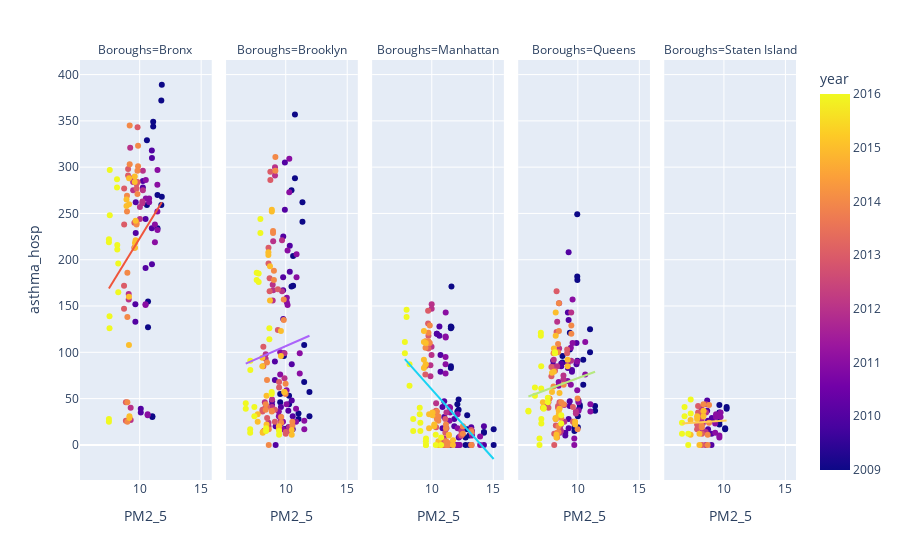

Source (notebook cell):
### Code cell
fig = px.scatter(sorted_df, x="PM2_5", y="asthma_hosp", color="year",trendline="ols", facet_col="Boroughs")
fig.show()

### Figure 1 — Plotly figure (JSON) as saved in the notebook; plotly's stock layout.template omitted (floating-point values rounded to 4 significant figures; data arrays with more than 128 entries replaced by an {"elided": "..."} marker saying what was removed)
{"data": [{"hovertemplate": "Boroughs=Bronx<br>PM2_5=%{x}<br>asthma_hosp=%{y}<br>year=%{marker.color}<extra></extra>", "legendgroup": "", "marker": {"color": [2009, 2009, 2009, 2009, 2009, 2009, 2009, 2009, 2009, 2009, 2009, 2009, 2009, 2009, 2010, 2010, 2010, 2010, 2010, 2010, 2010, 2010, 2010, 2010, 2010, 2010, 2010, 2010, 2011, 2011, 2011, 2011, 2011, 2011, 2011, 2011, 2011, 2011, 2011, 2011, 2011, 2011, 2012, 2012, 2012, 2012, 2012, 2012, 2012, 2012, 2012, 2012, 2012, 2012, 2012, 2012, 2013, 2013, 2013, 2013, 2013, 2013, 2013, 2013, 2013, 2013, 2013, 2013, 2013, 2013, 2014, 2014, 2014, 2014, 2014, 2014, 2014, 2014, 2014, 2014, 2014, 2014, 2014, 2014, 2015, 2015, 2015, 2015, 2015, 2015, 2015, 2015, 2015, 2015, 2015, 2015, 2015, 2015, 2016, 2016, 2016, 2016, 2016, 2016, 2016, 2016, 2016, 2016, 2016, 2016, 2016, 2016], "coloraxis": "coloraxis", "symbol": "circle"}, "mode": "markers", "name": "", "orientation": "v", "showlegend": false, "type": "scatter", "x": [11.03, 11.03, 10.68, 10.68, 11.1, 11.1, 10.59, 10.59, 11.76, 11.76, 11.8, 11.8, 11.45, 11.45, 10.09, 10.09, 9.65, 9.65, 10.26, 10.26, 9.68, 9.68, 10.99, 10.99, 11, 11, 10.48, 10.48, 10.65, 10.65, 10.48, 10.48, 10.77, 10.77, 10.5, 10.5, 11.45, 11.45, 11.44, 11.44, 11.24, 11.24, 9.27, 9.27, 9.11, 9.11, 9.47, 9.47, 9.23, 9.23, 10.22, 10.22, 10.26, 10.26, 10.02, 10.02, 8.88, 8.88, 8.73, 8.73, 9.06, 9.06, 8.74, 8.74, 9.75, 9.75, 9.83, 9.83, 9.57, 9.57, 9, 9, 9, 9, 9.19, 9.19, 8.97, 8.97, 9.82, 9.82, 9.87, 9.87, 9.75, 9.75, 9.17, 9.17, 9.13, 9.13, 9.14, 9.14, 8.93, 8.93, 9.67, 9.67, 9.6, 9.6, 9.62, 9.62, 7.5, 7.5, 7.55, 7.55, 7.57, 7.57, 7.5, 7.5, 8.18, 8.18, 8.16, 8.16, 8.26, 8.26], "xaxis": "x", "y": [30, 31, 155, 127, 349, 344, 329, 259, 372, 259, 389, 268, 270, 234, 39, 35, 152, 133, 285, 278, 262, 229, 318, 234, 310, 195, 244, 191, 33, 32, 152, 151, 262, 266, 286, 266, 297, 232, 281, 252, 238, 219, 40, 27, 163, 157, 275, 284, 321, 288, 261, 263, 296, 275, 244, 257, 26, 46, 147, 172, 291, 298, 277, 238, 277, 282, 343, 284, 213, 240, 25, 46, 138, 186, 303, 345, 269, 252, 271, 296, 323, 301, 240, 238, 31, 29, 108, 160, 260, 288, 258, 265, 242, 221, 290, 284, 218, 213, 25, 28, 126, 139, 248, 297, 219, 222, 216, 211, 287, 278, 196, 165], "yaxis": "y"}, {"hovertemplate": "<b>OLS trendline</b><br>asthma_hosp = 21.6301 * PM2_5 + 6.79815<br>R<sup>2</sup>=0.064278<br><br>Boroughs=Bronx<br>PM2_5=%{x}<br>asthma_hosp=%{y} <b>(trend)</b><extra></extra>", "legendgroup": "", "marker": {"symbol": "circle"}, "mode": "lines", "name": "", "showlegend": false, "type": "scatter", "x": [7.5, 7.5, 7.5, 7.5, 7.55, 7.55, 7.57, 7.57, 8.16, 8.16, 8.18, 8.18, 8.26, 8.26, 8.73, 8.73, 8.74, 8.74, 8.88, 8.88, 8.93, 8.93, 8.97, 8.97, 9, 9, 9, 9, 9.06, 9.06, 9.11, 9.11, 9.13, 9.13, 9.14, 9.14, 9.17, 9.17, 9.19, 9.19, 9.23, 9.23, 9.27, 9.27, 9.47, 9.47, 9.57, 9.57, 9.6, 9.6, 9.62, 9.62, 9.65, 9.65, 9.67, 9.67, 9.68, 9.68, 9.75, 9.75, 9.75, 9.75, 9.82, 9.82, 9.83, 9.83, 9.87, 9.87, 10.02, 10.02, 10.09, 10.09, 10.22, 10.22, 10.26, 10.26, 10.26, 10.26, 10.48, 10.48, 10.48, 10.48, 10.5, 10.5, 10.59, 10.59, 10.65, 10.65, 10.68, 10.68, 10.77, 10.77, 10.99, 10.99, 11, 11, 11.03, 11.03, 11.1, 11.1, 11.24, 11.24, 11.44, 11.44, 11.45, 11.45, 11.45, 11.45, 11.76, 11.76, 11.8, 11.8], "xaxis": "x", "y": [169.0, 169.0, 169.0, 169.0, 170.1, 170.1, 170.5, 170.5, 183.3, 183.3, 183.7, 183.7, 185.5, 185.5, 195.6, 195.6, 195.8, 195.8, 198.9, 198.9, 200.0, 200.0, 200.8, 200.8, 201.5, 201.5, 201.5, 201.5, 202.8, 202.8, 203.8, 203.8, 204.3, 204.3, 204.5, 204.5, 205.1, 205.1, 205.6, 205.6, 206.4, 206.4, 207.3, 207.3, 211.6, 211.6, 213.8, 213.8, 214.4, 214.4, 214.9, 214.9, 215.5, 215.5, 216.0, 216.0, 216.2, 216.2, 217.7, 217.7, 217.7, 217.7, 219.2, 219.2, 219.4, 219.4, 220.3, 220.3, 223.5, 223.5, 225.0, 225.0, 227.9, 227.9, 228.7, 228.7, 228.7, 228.7, 233.5, 233.5, 233.5, 233.5, 233.9, 233.9, 235.9, 235.9, 237.2, 237.2, 237.8, 237.8, 239.8, 239.8, 244.5, 244.5, 244.7, 244.7, 245.4, 245.4, 246.9, 246.9, 249.9, 249.9, 254.2, 254.2, 254.5, 254.5, 254.5, 254.5, 261.2, 261.2, 262.0, 262.0], "yaxis": "y"}, {"hovertemplate": "Boroughs=Brooklyn<br>PM2_5=%{x}<br>asthma_hosp=%{y}<br>year=%{marker.color}<extra></extra>", "legendgroup": "", "marker": {"color": {"elided": "176 int values"}, "coloraxis": "coloraxis", "symbol": "circle"}, "mode": "markers", "name": "", "orientation": "v", "showlegend": false, "type": "scatter", "x": {"elided": "176 float values"}, "xaxis": "x2", "y": {"elided": "176 int values"}, "yaxis": "y2"}, {"hovertemplate": "<b>OLS trendline</b><br>asthma_hosp = 5.82295 * PM2_5 + 48.3987<br>R<sup>2</sup>=0.004907<br><br>Boroughs=Brooklyn<br>PM2_5=%{x}<br>asthma_hosp=%{y} <b>(trend)</b><extra></extra>", "legendgroup": "", "marker": {"symbol": "circle"}, "mode": "lines", "name": "", "showlegend": false, "type": "scatter", "x": {"elided": "176 float values"}, "xaxis": "x2", "y": {"elided": "176 float values"}, "yaxis": "y2"}, {"hovertemplate": "Boroughs=Manhattan<br>PM2_5=%{x}<br>asthma_hosp=%{y}<br>year=%{marker.color}<extra></extra>", "legendgroup": "", "marker": {"color": {"elided": "160 int values"}, "coloraxis": "coloraxis", "symbol": "circle"}, "mode": "markers", "name": "", "orientation": "v", "showlegend": false, "type": "scatter", "x": {"elided": "160 float values"}, "xaxis": "x3", "y": {"elided": "160 int values"}, "yaxis": "y3"}, {"hovertemplate": "<b>OLS trendline</b><br>asthma_hosp = -14.9354 * PM2_5 + 209.229<br>R<sup>2</sup>=0.224177<br><br>Boroughs=Manhattan<br>PM2_5=%{x}<br>asthma_hosp=%{y} <b>(trend)</b><extra></extra>", "legendgroup": "", "marker": {"symbol": "circle"}, "mode": "lines", "name": "", "showlegend": false, "type": "scatter", "x": {"elided": "160 float values"}, "xaxis": "x3", "y": {"elided": "160 float values"}, "yaxis": "y3"}, {"hovertemplate": "Boroughs=Queens<br>PM2_5=%{x}<br>asthma_hosp=%{y}<br>year=%{marker.color}<extra></extra>", "legendgroup": "", "marker": {"color": {"elided": "160 int values"}, "coloraxis": "coloraxis", "symbol": "circle"}, "mode": "markers", "name": "", "orientation": "v", "showlegend": false, "type": "scatter", "x": {"elided": "160 float values"}, "xaxis": "x4", "y": {"elided": "160 int values"}, "yaxis": "y4"}, {"hovertemplate": "<b>OLS trendline</b><br>asthma_hosp = 4.92719 * PM2_5 + 22.7576<br>R<sup>2</sup>=0.013800<br><br>Boroughs=Queens<br>PM2_5=%{x}<br>asthma_hosp=%{y} <b>(trend)</b><extra></extra>", "legendgroup": "", "marker": {"symbol": "circle"}, "mode": "lines", "name": "", "showlegend": false, "type": "scatter", "x": {"elided": "160 float values"}, "xaxis": "x4", "y": {"elided": "160 float values"}, "yaxis": "y4"}, {"hovertemplate": "Boroughs=Staten Island<br>PM2_5=%{x}<br>asthma_hosp=%{y}<br>year=%{marker.color}<extra></extra>", "legendgroup": "", "marker": {"color": [2009, 2009, 2009, 2009, 2009, 2009, 2009, 2009, 2010, 2010, 2010, 2010, 2010, 2010, 2010, 2010, 2011, 2011, 2011, 2011, 2011, 2011, 2011, 2011, 2012, 2012, 2012, 2012, 2012, 2012, 2012, 2012, 2013, 2013, 2013, 2013, 2013, 2013, 2013, 2013, 2014, 2014, 2014, 2014, 2014, 2014, 2014, 2014, 2015, 2015, 2015, 2015, 2015, 2015, 2015, 2015, 2016, 2016, 2016, 2016, 2016, 2016, 2016, 2016], "coloraxis": "coloraxis", "symbol": "circle"}, "mode": "markers", "name": "", "orientation": "v", "showlegend": false, "type": "scatter", "x": [10.22, 10.22, 9.63, 9.63, 10.1, 10.1, 9.63, 9.63, 9.02, 9.02, 8.64, 8.64, 8.99, 8.99, 8.71, 8.71, 9.73, 9.73, 9.36, 9.36, 9.63, 9.63, 9.29, 9.29, 8.55, 8.55, 8.18, 8.18, 8.52, 8.52, 8.28, 8.28, 8.27, 8.27, 7.9, 7.9, 8.22, 8.22, 7.82, 7.82, 8.79, 8.79, 8.34, 8.34, 8.68, 8.68, 8.2, 8.2, 8.34, 8.34, 7.82, 7.82, 8.01, 8.01, 7.29, 7.29, 7.3, 7.3, 6.8, 6.8, 7.1, 7.1, 6.59, 6.59], "xaxis": "x5", "y": [41, 39, 43, 35, 17, 18, 22, 25, 27, 29, 37, 48, 12, 0, 17, 26, 35, 30, 30, 33, 8, 10, 13, 23, 35, 44, 39, 26, 14, 0, 15, 23, 30, 34, 35, 42, 12, 0, 17, 22, 24, 43, 36, 44, 11, 0, 21, 19, 31, 37, 28, 31, 12, 0, 11, 27, 34, 49, 41, 31, 12, 0, 24, 12], "yaxis": "y5"}, {"hovertemplate": "<b>OLS trendline</b><br>asthma_hosp = 0.887432 * PM2_5 + 17.2082<br>R<sup>2</sup>=0.003726<br><br>Boroughs=Staten Island<br>PM2_5=%{x}<br>asthma_hosp=%{y} <b>(trend)</b><extra></extra>", "legendgroup": "", "marker": {"symbol": "circle"}, "mode": "lines", "name": "", "showlegend": false, "type": "scatter", "x": [6.59, 6.59, 6.8, 6.8, 7.1, 7.1, 7.29, 7.29, 7.3, 7.3, 7.82, 7.82, 7.82, 7.82, 7.9, 7.9, 8.01, 8.01, 8.18, 8.18, 8.2, 8.2, 8.22, 8.22, 8.27, 8.27, 8.28, 8.28, 8.34, 8.34, 8.34, 8.34, 8.52, 8.52, 8.55, 8.55, 8.64, 8.64, 8.68, 8.68, 8.71, 8.71, 8.79, 8.79, 8.99, 8.99, 9.02, 9.02, 9.29, 9.29, 9.36, 9.36, 9.63, 9.63, 9.63, 9.63, 9.63, 9.63, 9.73, 9.73, 10.1, 10.1, 10.22, 10.22], "xaxis": "x5", "y": [23.06, 23.06, 23.24, 23.24, 23.51, 23.51, 23.68, 23.68, 23.69, 23.69, 24.15, 24.15, 24.15, 24.15, 24.22, 24.22, 24.32, 24.32, 24.47, 24.47, 24.49, 24.49, 24.5, 24.5, 24.55, 24.55, 24.56, 24.56, 24.61, 24.61, 24.61, 24.61, 24.77, 24.77, 24.8, 24.8, 24.88, 24.88, 24.91, 24.91, 24.94, 24.94, 25.01, 25.01, 25.19, 25.19, 25.21, 25.21, 25.45, 25.45, 25.51, 25.51, 25.75, 25.75, 25.75, 25.75, 25.75, 25.75, 25.84, 25.84, 26.17, 26.17, 26.28, 26.28], "yaxis": "y5"}], "layout": {"annotations": [{"font": {}, "showarrow": false, "text": "Boroughs=Bronx", "x": 0.092, "xanchor": "center", "xref": "paper", "y": 1, "yanchor": "bottom", "yref": "paper"}, {"font": {}, "showarrow": false, "text": "Boroughs=Brooklyn", "x": 0.296, "xanchor": "center", "xref": "paper", "y": 1, "yanchor": "bottom", "yref": "paper"}, {"font": {}, "showarrow": false, "text": "Boroughs=Manhattan", "x": 0.5, "xanchor": "center", "xref": "paper", "y": 1, "yanchor": "bottom", "yref": "paper"}, {"font": {}, "showarrow": false, "text": "Boroughs=Queens", "x": 0.704, "xanchor": "center", "xref": "paper", "y": 1, "yanchor": "bottom", "yref": "paper"}, {"font": {}, "showarrow": false, "text": "Boroughs=Staten Island", "x": 0.908, "xanchor": "center", "xref": "paper", "y": 1, "yanchor": "bottom", "yref": "paper"}], "coloraxis": {"colorbar": {"title": {"text": "year"}}, "colorscale": [[0, "#0d0887"], [0.1111, "#46039f"], [0.2222, "#7201a8"], [0.3333, "#9c179e"], [0.4444, "#bd3786"], [0.5556, "#d8576b"], [0.6667, "#ed7953"], [0.7778, "#fb9f3a"], [0.8889, "#fdca26"], [1, "#f0f921"]]}, "legend": {"tracegroupgap": 0}, "margin": {"t": 60}, "xaxis": {"anchor": "y", "domain": [0, 0.184], "title": {"text": "PM2_5"}}, "xaxis2": {"anchor": "y2", "domain": [0.204, 0.388], "matches": "x", "title": {"text": "PM2_5"}}, "xaxis3": {"anchor": "y3", "domain": [0.408, 0.592], "matches": "x", "title": {"text": "PM2_5"}}, "xaxis4": {"anchor": "y4", "domain": [0.612, 0.796], "matches": "x", "title": {"text": "PM2_5"}}, "xaxis5": {"anchor": "y5", "domain": [0.816, 1], "matches": "x", "title": {"text": "PM2_5"}}, "yaxis": {"anchor": "x", "domain": [0, 1], "title": {"text": "asthma_hosp"}}, "yaxis2": {"anchor": "x2", "domain": [0, 1], "matches": "y", "showticklabels": false}, "yaxis3": {"anchor": "x3", "domain": [0, 1], "matches": "y", "showticklabels": false}, "yaxis4": {"anchor": "x4", "domain": [0, 1], "matches": "y", "showticklabels": false}, "yaxis5": {"anchor": "x5", "domain": [0, 1], "matches": "y", "showticklabels": false}}}
